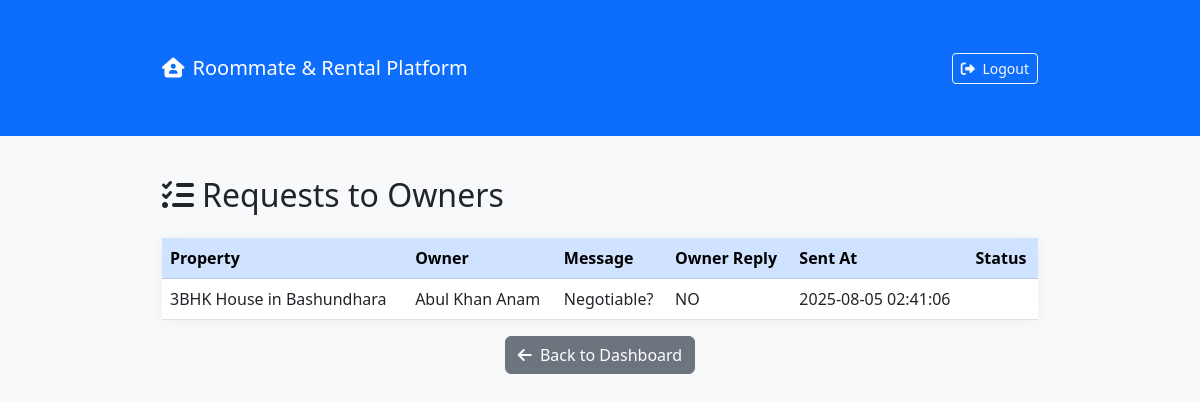
Screenshot of /my_requests.php (signed in) with the database file from the repository.
### tables this page shows
CREATE TABLE `requests` (
  `request_id` int(11) NOT NULL,
  `sender_id` int(11) DEFAULT NULL,
  `receiver_id` int(11) DEFAULT NULL,
  `property_id` int(11) DEFAULT NULL,
  `message` text DEFAULT NULL,
  `status` enum('Pending','Accepted','Rejected') DEFAULT 'Pending',
  `reply` text DEFAULT NULL,
  `sent_at` timestamp NOT NULL DEFAULT current_timestamp()
);

CREATE TABLE `properties` (
  `property_id` int(11) NOT NULL,
  `owner_id` int(11) DEFAULT NULL,
  `title` varchar(100) DEFAULT NULL,
  `description` text DEFAULT NULL,
  `address` varchar(255) DEFAULT NULL,
  `location` varchar(100) DEFAULT NULL,
  `rent` decimal(10,2) DEFAULT NULL,
  `available_from` date DEFAULT NULL,
  `gender_preference` enum('Male','Female','Any') DEFAULT NULL,
  `amenities` text DEFAULT NULL,
  `status` enum('Available','Occupied') DEFAULT 'Available',
  `created_at` timestamp NOT NULL DEFAULT current_timestamp()
);

CREATE TABLE `users` (
  `user_id` int(11) NOT NULL,
  `name` varchar(100) DEFAULT NULL,
  `email` varchar(100) DEFAULT NULL,
  `password` varchar(255) DEFAULT NULL,
  `age` int(11) DEFAULT NULL,
  `gender` enum('Male','Female','Other') DEFAULT NULL,
  `role` enum('tenant','owner') DEFAULT NULL,
  `contact` varchar(20) DEFAULT NULL,
  `created_at` timestamp NOT NULL DEFAULT current_timestamp()
);

### my_requests.php (the view, shortened to what this page needs)
<?php
require 'db.php';
$user_id = $_SESSION['user_id'];
$role = $_SESSION['role'];
if ($role === 'tenant') {
    $sql = "SELECT r.request_id, r.status, r.sent_at, r.message, r.reply, p.title AS property_title, u.name AS owner_name
            FROM requests r
            JOIN properties p ON r.property_id = p.property_id
            JOIN users u ON r.receiver_id = u.user_id
            WHERE r.sender_id = ?
            ORDER BY r.sent_at DESC";
    $stmt = $conn->prepare($sql);
    $stmt->bind_param("i", $user_id);
} else if ($role === 'owner') {
    $sql = "SELECT r.request_id, r.status, r.sent_at, r.message, p.title AS property_title, u.name AS sender_name
            FROM requests r
            JOIN properties p ON r.property_id = p.property_id
            JOIN users u ON r.sender_id = u.user_id
            WHERE p.owner_id = ?
            ORDER BY r.sent_at DESC";
    $stmt = $conn->prepare($sql);
    $stmt->bind_param("i", $user_id);
} else {
    header("Location: login.php");
    exit();
}
$stmt->execute();
$result = $stmt->get_result();
?>
<!DOCTYPE html>
<html lang="en">
<head>
<link href="https://cdn.jsdelivr.net/npm/bootstrap@5.3.0/dist/css/bootstrap.min.css" rel="stylesheet" />
<link href="https://cdnjs.cloudflare.com/ajax/libs/font-awesome/6.4.0/css/all.min.css" rel="stylesheet" />
</head>
<body>
<nav class="navbar navbar-expand-lg navbar-dark bg-primary mb-4">
  <div class="container">
    <a class="navbar-brand" href="dashboard.php"><i class="fa-solid fa-house-user me-2"></i>Roommate & Rental Platform</a>
    <div>
      <a href="logout.php" class="btn btn-outline-light btn-sm">
        <i class="fa-solid fa-right-from-bracket me-1"></i> Logout
      </a>
    </div>
  </div>
</nav>
<div class="container">
  <h2 class="mb-4"><i class="fa-solid fa-list-check me-2"></i>Requests to Owners</h2>
  <?php if ($result->num_rows > 0): ?>
    <table class="table table-hover">
      <thead class="table-primary">
        <tr>
          <th>Property</th>
          <th><?= $role === 'tenant' ? 'Owner' : 'Sender' ?></th>
          <th>Message</th>
          <?php if ($role === 'tenant'): ?>
            <th>Owner Reply</th>
          <?php endif; ?>
          <th>Sent At</th>
          <th>Status</th>
        </tr>
      </thead>
      <tbody>
        <?php while ($req = $result->fetch_assoc()): ?>
          <tr>
            <td><?= htmlspecialchars($req['property_title']) ?></td>
            <td><?= htmlspecialchars($role === 'tenant' ? $req['owner_name'] : $req['sender_name']) ?></td>
            <td><?= nl2br(htmlspecialchars($req['message'])) ?></td>
            <?php if ($role === 'tenant'): ?>
              <td><?= $req['reply'] ? nl2br(htmlspecialchars($req['reply'])) : '<em class="text-muted">No reply</em>' ?></td>
            <?php endif; ?>
            <td><?= htmlspecialchars($req['sent_at']) ?></td>
            <td>
            </td>
          </tr>
        <?php endwhile; ?>
      </tbody>
    </table>
  <?php else: ?>
    <p>No requests found.</p>
  <?php endif; ?>
  <div class="mt-3 text-center">
    <a href="dashboard.php" class="btn btn-secondary"><i class="fa-solid fa-arrow-left me-1"></i> Back to Dashboard</a>
  </div>
</div>
</body>
</html>

### my_requests.php (style rules this page uses)
body { background: #f8f9fa; }
.container { max-width: 900px; margin: 40px auto; }
table { background: white; border-radius: 8px; box-shadow: 0 0 15px rgba(0,0,0,0.05); }
td, th { vertical-align: middle !important; }

### rows the page displays
requests: property.title "3BHK House in Bashundhara", receiver.name "Abul Khan Anam", message "Negotiable?", reply "NO", sent_at "2025-08-05 02:41:06"
